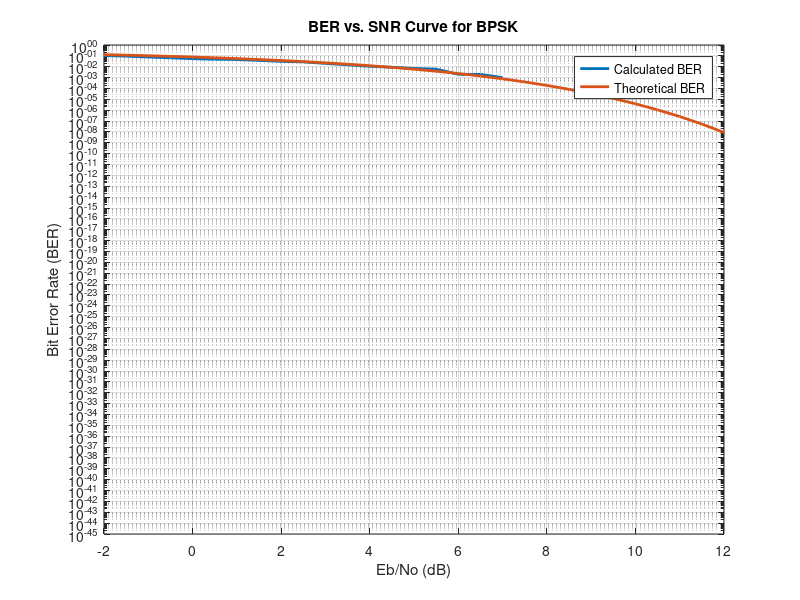

This chart was generated by the following MATLAB code: (Note: this script raises an error after producing the figure.)
%% Clear Section
clear
close all
clc

%% BPSK
%% Generate data bit stream
number_of_bits = 1000;                      % number of transmitted bits
threshold = 0;                              % threshold value
bits = randi([0 1], 1, number_of_bits);     % generate random bits
Tx_Data_BPSK = 2*bits-1;                    % mapping to BPSK
%% Add AWGN from Channel
Eb = 1;                                                 % energy of bit
SNR = -2:0.5:20;                                        % SNR valus
No = Eb./(10.^(SNR/10));                                % variance value of noise
noise = (sqrt(No/2))'.*randn(1, number_of_bits);        % generate noise with zero mean and No/2 variance
%% Add Noise to Tx data
Rx_Data_BPSK = Tx_Data_BPSK + noise;                    % adding noise to Tx data
%% BER Calculations
BER_Calculated_BPSK = zeros(1, length(SNR));
BER_Theoretical_BPSK = 0.5*erfc(sqrt(Eb./No));
for i = 1:length(SNR)
    BER_Calculated_BPSK(1, i) = (sum(sign(Rx_Data_BPSK(i, :)) ~= Tx_Data_BPSK))/number_of_bits;
end
figure
semilogy(SNR, BER_Calculated_BPSK, 'LineWidth', 2)
hold on
semilogy(SNR, BER_Theoretical_BPSK, 'LineWidth', 2)
xlim([-2 12])
xlabel("Eb/No (dB)")
ylabel("Bit Error Rate (BER)")
title("BER vs. SNR Curve for BPSK")
legend("Calculated BER", "Theoretical BER")
grid on
hold off

%% QPSK_1
%% Generate data bit stream
number_of_bits = 1000;                       % number of transmitted bits
M = 4;                                       % number of symbols
bits = randi([0 1], 1, number_of_bits);      % generate random bits
Tx_Data_QPSK_1 = mapping_QPSK_1(bits);       % determine Tx data
%% Add AWGN from Channel
Eb = 1;                                         % energy of bit
SNR = -2:0.5:20;                                % SNR values
No = Eb./(10.^(SNR/10));                        % variance value of noise
noise = (sqrt(No/2))'.*randn(1, number_of_bits/2) + 1j*(sqrt(No/2))'.*randn(1, number_of_bits/2); % generate noise with zero mean and No/2 variance
%% Add Noise to Tx data
Rx_Data_QPSK_1 = Tx_Data_QPSK_1 + noise;        % adding noise to Tx data
%% BER Calculations
BER_Calculated_QPSK_1 = zeros(1, length(SNR));
BER_Theoretical_QPSK = 0.5 * erfc(sqrt(Eb./No));
R = real(Rx_Data_QPSK_1);
I = imag(Rx_Data_QPSK_1);
extract_Data(1:size(R, 1), 1:2:2 * size(R, 2)) = R;
extract_Data(1:size(I, 1), 2:2:2 * size(I, 2)) = I;
Data = 2*bits-1;
for i = 1:length(SNR)
    BER_Calculated_QPSK_1(1, i) = (sum(sign(extract_Data(i, :)) ~= Data)) / number_of_bits;
end
figure
semilogy(SNR, BER_Calculated_QPSK_1, 'LineWidth', 2)
xlim([-2 12])
hold on
semilogy(SNR, BER_Theoretical_QPSK, 'LineWidth', 2)
xlabel("Eb/No (dB)")
ylabel("Bit Error Rate (BER)")
title("BER vs. SNR Curve for QPSK")
legend("Calculated BER", "Theoretical BER")
grid on
hold off

%% QPSK_2
%% Generate data bit stream
Data = randi([0 1], 1, number_of_bits);             % generate random bits
Tx_Data_QPSK_2 = mapping_QPSK_2(Data);              % determine Tx data
%% Add Noise to Tx data
Rx_Data_QPSK_2 = Tx_Data_QPSK_2 + noise;            % adding noise to Tx data
%% BER Calculations
BER_Calculated_QPSK_2 = zeros(1, length(SNR));
for i = 1:length(SNR)
    BER_Calculated_QPSK_2(1, i) = BER_QPSK_2(Data, Rx_Data_QPSK_2(i, :))/number_of_bits;
end
figure
semilogy(SNR, BER_Calculated_QPSK_1, 'LineWidth', 2)
xlim([-2 12])
hold on
semilogy(SNR, BER_Calculated_QPSK_2, 'LineWidth', 2)
xlabel("Eb/No (dB)")
ylabel("Bit Error Rate (BER)")
title("BER vs. SNR Curve for QPSK")
legend("Calculated QPSK_1 BER", "Calculated QPSK_2 BER")
grid on
hold off

%% 8PSK
%% Generate data bit stream
number_of_bits = 1000 - 1;                         % number of transmitted bits
M = 8;                                             % number of symbols
bits = randi([0 1], 1, number_of_bits);            % generate random bits
Tx_Data_8PSK = mapping_8PSK(bits);                 % determine Tx data
%% Add AWGN from Channel
bits = log2(M);
Eb = 1;
E = Eb * bits;
SNR = -2:0.5:20;                                    % SNR values
No = Eb ./ (10 .^ (SNR / 10));                      % variance value of noise
noise = (sqrt(No / 2))' .* randn(1, number_of_bits / bits) + 1j * (sqrt(No / 2))' .* randn(1, number_of_bits / bits); % generate noise with zero mean and No/2 variance
%% Add Noise to Tx data
Rx_Data_8PSK = Tx_Data_8PSK + noise; % adding noise to Tx data
%% BER Calculations
SER_Theoretical_8PSK = erfc(sqrt(E./No)*sin(pi/M));
BER_Exact_8PSK = berawgn(SNR, 'psk', M, 'nondiff');
SER_Calculated_8PSK = zeros(1, length(SNR));
for i = 1:length(SNR)
    SER_Calculated_8PSK(1, i) = angle_8PSK(Tx_Data_8PSK, Rx_Data_8PSK(i, :))/(number_of_bits/log2(M));
end
BER_Calculated_8PSK = SER_Calculated_8PSK/bits;
BER_Theoretical_8PSK = SER_Theoretical_8PSK/bits;
figure
semilogy(SNR, BER_Calculated_8PSK, 'LineWidth', 2)
hold on
semilogy(SNR, BER_Theoretical_8PSK, 'LineWidth', 2)
xlim([-2 12])
xlabel("Eb/No (dB)")
ylabel("Error Rate")
title("BER vs. SNR Curve for 8PSK")
legend("Calculated BER", "Theoretical BER")% "Exact BER")
grid on
hold off

%% 16QAM
%% Generate data bit stream
number_of_bits = 1000;                         % number of transmitted bits
M = 16;                                        % number of symbols
data_bits = randi([0 1], 1, number_of_bits);   % generate random bits
Tx_Data_16QAM = mapping_16QAM(data_bits);      % determine Tx data
%% Add AWGN from Channel
bits = log2(M);
Eb = 2.5;
E = Eb * 0.4;
SNR = -2:0.5:20;                                % SNR values
No = Eb ./ (10 .^ (SNR / 10));                  % variance value of noise
noise = (sqrt(No/2))'.*randn(1, number_of_bits/bits)+ 1j * (sqrt(No / 2))' .* randn(1, number_of_bits / bits); % generate noise with zero mean and No/2 variance
%% Add Noise to Tx data
Rx_Data_16QAM = Tx_Data_16QAM + noise;          % adding noise to Tx data
%% BER Calculations
SER_Theoretical_16QAM = 1.5 * erfc(sqrt(E./No));
BER_Calculated_16QAM = zeros(1, length(SNR));
for i = 1:length(SNR)
    BER_Calculated_16QAM(1, i) = BER_16QAM(data_bits, Rx_Data_16QAM(i, :))/(number_of_bits);
end
BER_Theoretical_16QAM = SER_Theoretical_16QAM/bits;
figure
semilogy(SNR, BER_Calculated_16QAM, 'LineWidth', 2)
hold on
semilogy(SNR, BER_Theoretical_16QAM, 'LineWidth', 2)
xlim([-2 12])
xlabel("Eb/No (dB)")
ylabel("Error Rate")
title("BER vs. SNR Curve for 16QAM")
legend("Calculated BER", "Theoretical BER")
grid on
hold off

%% FSK
%% Generate data bit stream
number_of_bits = 1000;                          % number of transmitted bits
amplitude = 1;                                  % amplitude of transmitted signal
data_bits = randi([0 1], 1, number_of_bits);    % generate random bits
Tx_Data_FSK = data_bits;                        % determine Tx data
Tx_Data_FSK(Tx_Data_FSK == 1) = 1j;
Tx_Data_FSK(Tx_Data_FSK == 0) = 1;
%% Add AWGN from Channel
Eb = 1;
SNR = -2:0.5:20; % SNR values
No = Eb ./ (10 .^ (SNR / 10));                  % variance value of noise
noise = (sqrt(No / 2))' .* randn(1, number_of_bits) + 1j * (sqrt(No / 2))' .* randn(1, number_of_bits); % generate noise with zero mean and No/2 variance
%% Add Noise to Tx data
Rx_Data_FSK = Tx_Data_FSK + noise;              % adding noise to Tx data
%% BER Calculations
BER_Theoretical_FSK = 0.5*erfc(sqrt(E./(2*No)));
BER_Calculated_FSK = zeros(1, length(SNR));
for i = 1:length(SNR)
    BER_Calculated_FSK(1, i) = BER_FSK(data_bits, Rx_Data_FSK(i, :))/(number_of_bits);
end
figure
semilogy(SNR, BER_Calculated_FSK, 'LineWidth', 2)
hold on
semilogy(SNR, BER_Theoretical_FSK, 'LineWidth', 2)
xlim([-2 12])
xlabel("Eb/No (dB)")
ylabel("Error Rate")
title("BER vs. SNR Curve for 16QAM")
legend("Calculated BER", "Theoretical BER")
grid on
hold off

%% plot signal space
figure
subplot(3, 2, 1)
plot(Rx_Data_BPSK(45, :), zeros(1, length(Rx_Data_BPSK(45, :))), 'k.', 'linewidth', 1)
hold on
plot(Tx_Data_BPSK, zeros(1, length(Tx_Data_BPSK)), 'y.', 'linewidth', 4)
hold off
subplot(3, 2, 2)
plot(Rx_Data_QPSK_1(45, :), 'k.', 'linewidth', 1)
hold on
plot(Tx_Data_QPSK_1, 'y.', 'linewidth', 4)
hold off
subplot(3, 2, 3)
plot(Rx_Data_QPSK_2(45, :), 'k.', 'linewidth', 1)
hold on
plot(Tx_Data_QPSK_2, 'y.', 'linewidth', 4)
hold off
subplot(3, 2, 4)
plot(Rx_Data_8PSK(45, :), 'k.', 'linewidth', 1)
hold on
plot(Tx_Data_8PSK, 'y.', 'linewidth', 4)
hold off
subplot(3, 2, 5)
plot(Rx_Data_16QAM(45, :), 'k.', 'linewidth', 1)
hold on
plot(Tx_Data_16QAM, 'y.', 'linewidth', 4)
hold off
subplot(3, 2, 6)
plot(Rx_Data_FSK(45, :), 'k.', 'linewidth', 1)
hold on
plot(Tx_Data_FSK, 'y.', 'linewidth', 4)
hold off
%% Comparison
figure
semilogy(SNR, BER_Calculated_BPSK, 'LineWidth', 2)
hold on
semilogy(SNR, BER_Theoretical_BPSK, '.', 'LineWidth', 1)
hold on
semilogy(SNR, BER_Calculated_QPSK_1, 'LineWidth', 2)
hold on
semilogy(SNR, BER_Theoretical_QPSK, '+', 'LineWidth', 1)
hold on
semilogy(SNR, BER_Calculated_QPSK_2, 'LineWidth', 2)
hold on
semilogy(SNR, BER_Calculated_8PSK, 'LineWidth', 2)
hold on
semilogy(SNR, BER_Theoretical_8PSK, 'o', 'LineWidth', 1)
hold on
semilogy(SNR, BER_Calculated_16QAM, 'LineWidth', 2)
hold on
semilogy(SNR, BER_Theoretical_16QAM, '.', 'LineWidth', 1)
hold on
semilogy(SNR, BER_Calculated_FSK, 'LineWidth', 2)
hold on
semilogy(SNR, BER_Theoretical_FSK, '+', 'LineWidth', 1)
xlabel("Eb/No (dB)")
ylabel("Bit Error Rate")
title("BER vs. SNR Curve")
ylim([10^-5 10^0])
legend("Calculated BPSK", "Theoretical BPSK", "Calculated QPSK_1", "Theoretical QPSK", ...
    "Calculated QPSK_2", "Calculated 8PSK", "Theoretical 8PSK", "Calculated 16QAM", "Theoretical 16QAM", "Calculated FSK", "Theoretical FSK")
grid on
hold off

%% PSD for FSK
%% Generate Ensample
number_of_enamples=500;                          % total number of Realizations
number_of_bits=100;                              % number of bits in each Realization
Tb=7;                                            % number of samples for each bit
number_of_samples=number_of_bits*Tb;             % total number of samples for each Realization
Total_Transmitted_Data=zeros(number_of_enamples, number_of_samples-1);  % hold transmitted data
for i = 1 : number_of_enamples
    if i == 1
        Total_Transmitted_Data = Generate_Random_Data();
    else
        Total_Transmitted_Data = [Total_Transmitted_Data; Generate_Random_Data()];
    end
end
%% Calculate Statistical AutoCorrelation function (ACF)
average=zeros(1, number_of_samples);
for i = 1 : number_of_samples/2
    average(1,i)     = mean(((Total_Transmitted_Data(:,350))).*conj((Total_Transmitted_Data(:,i))));
    average(1,350+i) = mean(((Total_Transmitted_Data(:,350))).*conj((Total_Transmitted_Data(:,350+i))));    
end
figure
plot(-(number_of_samples/2-1):1:number_of_samples/2, abs(average))
grid on
xlabel("\tau")
ylabel("ACF")
title("Statistical ACF")
xlim([-50 50])
%% Calculate PSD
PSD = fftshift(fft(average));
N = length(PSD);                                % Number of samples
Ts=1;                                           % sample duration every 1 sec
Fs=1/Ts;                                        % sampling frequency
freq =(-N/2+1:N/2)*(Fs/(N));                    % Frequency axis (Hz)
figure
plot(freq, abs(PSD), 'linewidth', 1);                 
xlabel('Frequency (Hz)');
ylabel('Magnitude');
title('PSD of BaseBand Signal');
grid on

%% shift PSD
fc=1e6;                                         % carrier frequency
freq1 = ((-N/2+1:N/2)*(Fs/(N))+fc);             % Frequency axis (Hz)
freq2 = ((-N/2+1:N/2)*(Fs/(N))-fc);             % Frequency axis (Hz)
figure
plot(freq1, abs(PSD), freq2, abs(PSD), 'linewidth', 2);                 
xlabel('Frequency (Hz)');
ylabel('Magnitude');
title('PSD of PassBand Signal');
grid on

%% Useful Functions
%% Mapping QPSK_1
function y = mapping_QPSK_1(x)
    M = 4;
    bits = log2(M);
    Eb = 1;
    E = bits * Eb;
    split_x = reshape(x, bits, length(x) / bits)';
    split_x_indices = bi2de(split_x, 'left-msb')+1;
    y = zeros(length(split_x_indices), 1);
    phases = [5*pi/4, 3*pi/4, 7*pi/4, pi/4];
    y = sqrt(E)*exp(1j*phases(split_x_indices));
end
%% Mapping QPSK_2
function y = mapping_QPSK_2(x)
    M = 4;
    bits = log2(M);
    Eb = 1;
    E = bits*Eb;
    split_x = reshape(x, bits, length(x) / bits)';
    split_x_indices = bi2de(split_x, 'left-msb')+1;
    y = zeros(length(split_x_indices), 1);
    phases = [5*pi/4, 3*pi/4, pi/4, 7*pi/4];
    y = sqrt(E)*exp(1j*phases(split_x_indices));
end
%% BER QPSK_2
function incorrect_bits = BER_QPSK_2(Tx_bits, Rx)
    M = 4;
    bits = log2(M);
    Rx_bits = zeros(1, bits * length(Rx));
    k = 1;
    R = real(Rx);
    I = imag(Rx);
    Rx_bits(1:2:2*length(R)) = (sign(R)>=0);         % b0
    Rx_bits(2:2:2*length(I)) = (sign(R) ~= sign(I)); % b1
    incorrect_bits = sum(Rx_bits ~= Tx_bits);
end
%% Mapping to 8PSK
function y = mapping_8PSK(x)
    M = 8;
    bits = log2(M);
    Eb = 1;
    E = bits * Eb;
    split_x = reshape(x, bits, length(x)/bits)';
    split_x_indices = bi2de(split_x, 'left-msb')+1;
    y = zeros(1, length(split_x));
    phases = [0, pi/4, 3*pi/4, pi/2, 7*pi/4, 3*pi/2, pi, 5*pi/4];
    y = sqrt(E)*exp(1j*phases(split_x_indices));
end
%% Determine Angle of sympol in 8PSK number
function incorrecr_bits = angle_8PSK(Tx, Rx)
    Tx_angles = rad2deg(mod(angle(Tx), 2 * pi));
    Rx_angles = rad2deg(mod(angle(Rx), 2 * pi));
    Tx_sympols = zeros(1, length(Tx));
    Rx_sympols = zeros(1, length(Rx));
    for i = 1:length(Tx_angles)
        if (Tx_angles(i) >= 0 && Tx_angles(i) < 22.5) || (Tx_angles(i) >= 337.5 && Tx_angles(i) < 360)
            Tx_sympols(i) = 1;
        end
        if (Tx_angles(i) >= 22.5 && Tx_angles(i) < 67.5)
            Tx_sympols(i) = 2;
        end
        if (Tx_angles(i) >= 67.5 && Tx_angles(i) < 112.5)
            Tx_sympols(i) = 3;
        end
        if (Tx_angles(i) >= 112.5 && Tx_angles(i) < 157.5)
            Tx_sympols(i) = 4;
        end
        if (Tx_angles(i) >= 157.5 && Tx_angles(i) < 202.5)
            Tx_sympols(i) = 5;
        end
        if (Tx_angles(i) >= 202.5 && Tx_angles(i) < 247.5)
            Tx_sympols(i) = 6;
        end
        if (Tx_angles(i) >= 247.5 && Tx_angles(i) < 292.5)
            Tx_sympols(i) = 7;
        end
        if (Tx_angles(i) >= 292.5 && Tx_angles(i) < 337.5)
            Tx_sympols(i) = 8;
        end
    end
    for i = 1:length(Rx_angles)
        if (Rx_angles(i) >= 0 && Rx_angles(i) < 22.5) || (Rx_angles(i) >= 337.5 && Rx_angles(i) < 360)
            Rx_sympols(i) = 1;
        end
        if (Rx_angles(i) >= 22.5 && Rx_angles(i) < 67.5)
            Rx_sympols(i) = 2;
        end
        if (Rx_angles(i) >= 67.5 && Rx_angles(i) < 112.5)
            Rx_sympols(i) = 3;
        end
        if (Rx_angles(i) >= 112.5 && Rx_angles(i) < 157.5)
            Rx_sympols(i) = 4;
        end
        if (Rx_angles(i) >= 157.5 && Rx_angles(i) < 202.5)
            Rx_sympols(i) = 5;
        end
        if (Rx_angles(i) >= 202.5 && Rx_angles(i) < 247.5)
            Rx_sympols(i) = 6;
        end
        if (Rx_angles(i) >= 247.5 && Rx_angles(i) < 292.5)
            Rx_sympols(i) = 7;
        end
        if (Rx_angles(i) >= 292.5 && Rx_angles(i) < 337.5)
            Rx_sympols(i) = 8;
        end
    end
    incorrecr_bits = sum(Rx_sympols ~= Tx_sympols);
end
%% Mapping to 16QAM
function y = mapping_16QAM(x)
    M = 16;
    bits = log2(M);
    Eb = 2.5; %1;
    E = 0.4 * Eb;
    split_x = reshape(x, bits, length(x)/bits)';
    split_x_indices = bi2de(split_x, 'left-msb')+1;
    y = zeros(1, length(split_x));
    %          [ 0,  1,  2,  3,  4,  5,  6,  7,  8,  9, 10, 11,  12,  13, 14, 1
    R_values = [-3, -3, -3, -3, -1, -1, -1, -1,  3,  3,  3,  3,   1,   1,  1, 1];
    I_values = [-3, -1,  3,  1, -3, -1,  3,  1, -3, -1,  3,  1,  -3,  -1,  3, 1];
    y = sqrt(E)*(R_values(split_x_indices)+1j*I_values(split_x_indices));
end
%% BER for 16QAM
function incorrect_bits = BER_16QAM(Tx_bits, Rx)
    M = 16;
    bits = log2(M);
    Rx_bits = zeros(1, bits * length(Rx));
    k = 1;
    for i = 1:bits:length(Rx_bits)
        if (real(Rx(k)) >= 0)
            Rx_bits(i) = 1;
        else
            Rx_bits(i) = 0;
        end
        if (real(Rx(k)) >= -2 && real(Rx(k)) < 2)
            Rx_bits(i + 1) = 1;
        else
            Rx_bits(i + 1) = 0;
        end
        if (imag(Rx(k)) >= 0)
            Rx_bits(i + 2) = 1;
        else
            Rx_bits(i + 2) = 0;
        end
        if (imag(Rx(k)) >= -2 && imag(Rx(k)) < 2)
            Rx_bits(i + 3) = 1;
        else
            Rx_bits(i + 3) = 0;
        end
        k = k + 1;
    end
    incorrect_bits = sum(Rx_bits ~= Tx_bits);
end
%% BER FSK
function incorrect_bits = BER_FSK(Tx_bits, Rx)
    x1 = real(Rx);
    x2 = imag(Rx);
    y = x1 - x2;
    Rx_bits = 0.5 * (1 - sign(y));
    incorrect_bits = sum(Rx_bits ~= Tx_bits);
end
%% Generate Random Data
function data_transmitted = Generate_Random_Data()
Tb = 7;
Eb = 1;
delta_f = 1/Tb;
t = 0:1:Tb-1;
S1_BB(1:Tb, 1) = sqrt(2*Eb/Tb)*(cos(2*pi*delta_f*t)+1j*sin(2*pi*delta_f*t));
S2_BB(1:Tb, 1) = sqrt(2*Eb/Tb);
% S1_BB(1:Tb, 1) = sqrt(2*Eb/Tb)*(cos(pi*delta_f*t)-1j*sin(pi*delta_f*t));
% S2_BB(1:Tb, 1) = sqrt(2*Eb/Tb)*(cos(pi*delta_f*t)+1j*sin(pi*delta_f*t));
number_of_bits=100;                         % number of bits in each realization
data=randi([0 1],[1,number_of_bits+1]);     % generate 1x100 random numbers '0' or '1'
y(Tb, length(data))= 0;
y(:, find(data==0))= repmat(S1_BB, 1, length(find(data==0)));
y(:, find(data==1))= repmat(S2_BB, 1, length(find(data==1)));
data=reshape(y, 1, size(y, 1)*size(y, 2));
data=data(:);                               % convert data to column vector 700x1
% Generate random time shift
td=randi([0 Tb-1]);                         % generate random number from 0 to 6
% Concatenate with Random Data
data_transmitted = (data(td+1:Tb*number_of_bits+td))';    % window data from td to 700+td (700 samples)
end